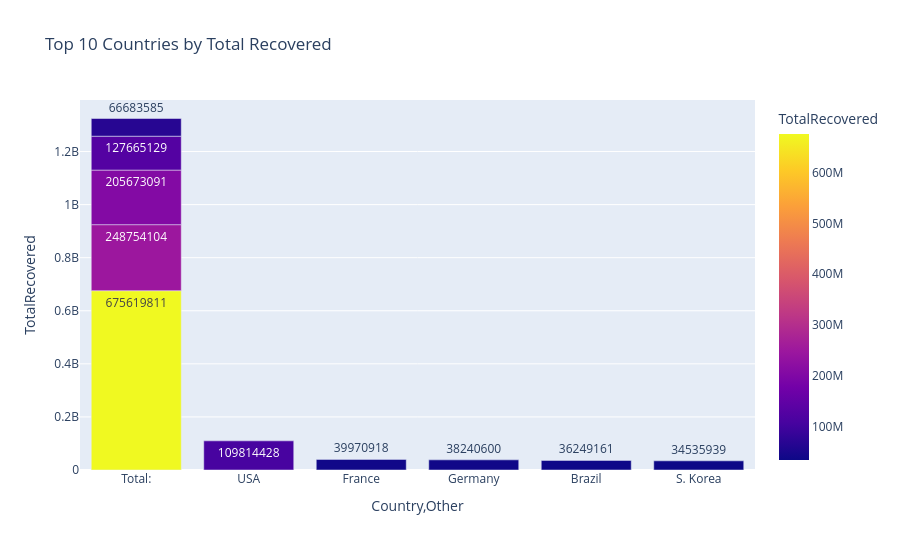

Here is the notebook cell this chart was saved with:
### Code cell
plot_bar_plotly(
    top_recovered, "Country,Other", "TotalRecovered",
    "Top 10 Countries by Total Recovered", "top10_recovered_bar_plotly.png",
)

### Figure 1 — Plotly figure (JSON) as saved in the notebook; plotly's stock layout.template omitted (floating-point values rounded to 4 significant figures)
{"data": [{"hovertemplate": "Country,Other=%{x}<br>TotalRecovered=%{marker.color}<extra></extra>", "legendgroup": "", "marker": {"color": [675600000.0, 248800000.0, 205700000.0, 127700000.0, 109800000.0, 66680000.0, 39970000.0, 38240000.0, 36250000.0, 34540000.0], "coloraxis": "coloraxis", "pattern": {"shape": ""}}, "name": "", "orientation": "v", "showlegend": false, "text": [675600000.0, 248800000.0, 205700000.0, 127700000.0, 109800000.0, 66680000.0, 39970000.0, 38240000.0, 36250000.0, 34540000.0], "textposition": "auto", "type": "bar", "x": ["Total:", "Total:", "Total:", "Total:", "USA", "Total:", "France", "Germany", "Brazil", "S. Korea"], "xaxis": "x", "y": [675600000.0, 248800000.0, 205700000.0, 127700000.0, 109800000.0, 66680000.0, 39970000.0, 38240000.0, 36250000.0, 34540000.0], "yaxis": "y"}], "layout": {"barmode": "relative", "coloraxis": {"colorbar": {"title": {"text": "TotalRecovered"}}, "colorscale": [[0, "#0d0887"], [0.1111, "#46039f"], [0.2222, "#7201a8"], [0.3333, "#9c179e"], [0.4444, "#bd3786"], [0.5556, "#d8576b"], [0.6667, "#ed7953"], [0.7778, "#fb9f3a"], [0.8889, "#fdca26"], [1, "#f0f921"]]}, "height": 550, "legend": {"tracegroupgap": 0}, "title": {"text": "Top 10 Countries by Total Recovered"}, "width": 900, "xaxis": {"anchor": "y", "domain": [0, 1], "title": {"text": "Country,Other"}}, "yaxis": {"anchor": "x", "domain": [0, 1], "title": {"text": "TotalRecovered"}}}}
